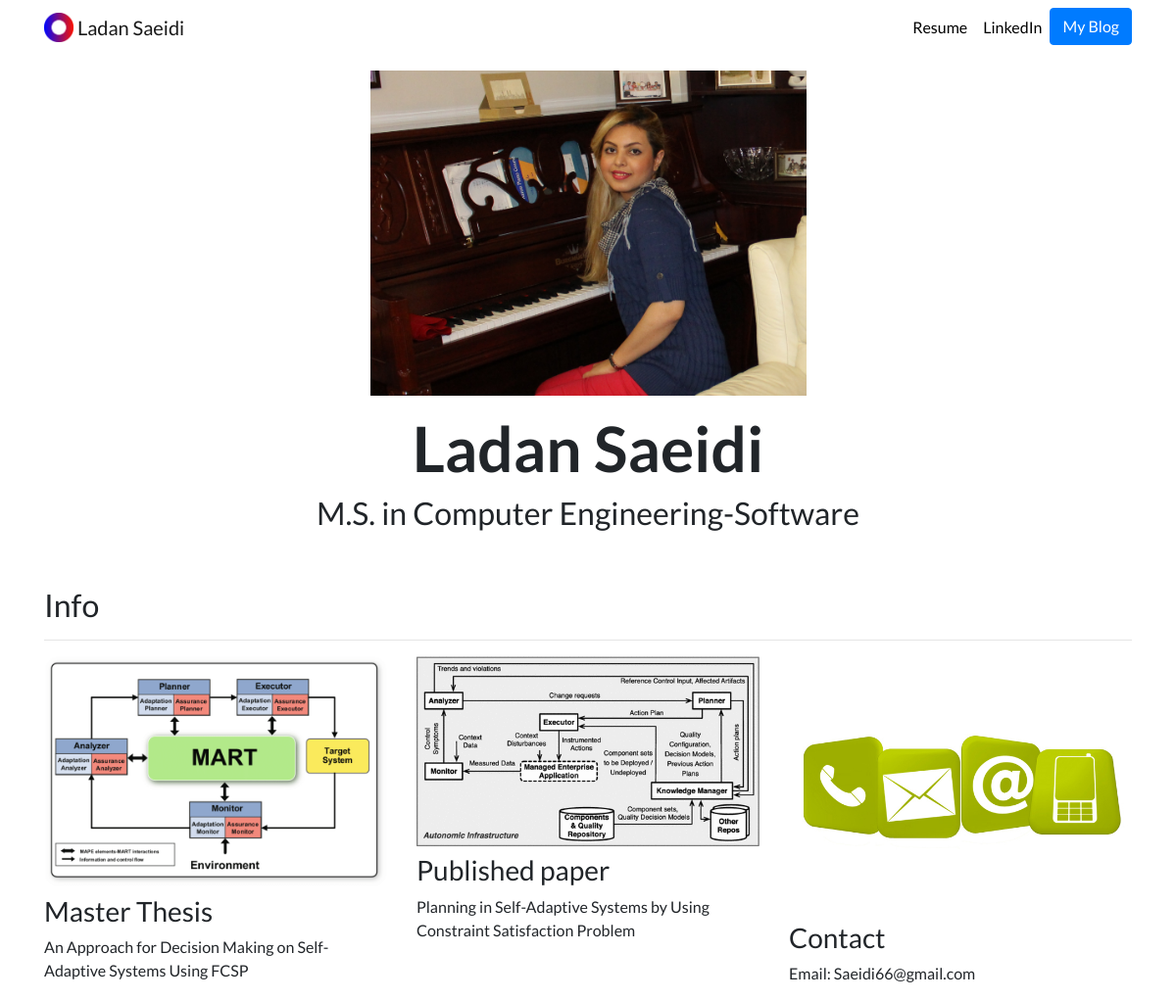
The page / on the database its author committed.
### portfolio/models.py (models this page shows, shortened)
class Project(models.Model):
    title = models.CharField(max_length=100)
    description = models.CharField(max_length=500)
    image = models.ImageField(upload_to='portfolio/images/')
    url = models.URLField(blank=True)
    file = models.FileField(
        upload_to='files',
        storage=press_release_storage,
        blank=True, null=True
    )

### portfolio/views.py (the view)
# urls.py: 2. Add a URL to urlpatterns:  path('', views.home, name='home')
def home(request):
    projects = Project.objects.all()
    return render(request, 'portfolio/home.html', {'projects': projects})

### portfolio/templates/portfolio/home.html
{% extends "portfolio/base.html" %}
{% load static %}
{% block content %}
<div class="row justify-content-center my-3">
  <div class="col-5">
    <img src="{% static 'portfolio/Ladan-pic.JPG' %}" class="img-fluid">
  </div>
</div>
<div class="row justify-content-center mb-3">
  <div class="col-md-9 text-center">
    <h1 id="hometext" class="font-weight-bold">Ladan Saeidi<br><h2>M.S. in Computer Engineering-Software</h2></h1>
  </div>
</div>
<h2 class="mt-5">Info</h2>
<hr>
<div class="row">
  {% for project in projects %}
  <div class="col-lg-4 col-md-6">
    {% if project.url %}
    <a href="{{ project.url }}">
      <img src="{{ project.image.url }}" class="img-fluid mb-2">
    </a>
    {% else %}
    <img src="{{ project.image.url }}" class="img-fluid mb-2">
    {% endif %}
    <h3>{{ project.title }}</h3>
    <p>{{ project.description }}</p>
  </div>
  {% endfor %}
</div>
{% endblock %}

### portfolio/templates/portfolio/base.html (shortened to what this page needs)
{% load static %}
<!doctype html>
<html lang="en">
<head>
  <link rel="stylesheet" href="https://stackpath.bootstrapcdn.com/bootstrap/4.4.1/css/bootstrap.min.css">
  <link rel="stylesheet" href="{% static "portfolio/custom.css" %}">
</head>
<body>
  <nav id="topNav" class="navbar navbar-expand-md navbar-light">
    <div class="container">
      <a class="navbar-brand" href="{% url 'home' %}">
        <img src="{% static "portfolio/Logo.png" %}" width="30" height="30" class="d-inline-block align-top" alt="Nick's Logo">
        <span>Ladan Saeidi</span>
      </a>
      <div class="collapse navbar-collapse text-center" id="navbarNav">
        <ul class="navbar-nav ml-auto">
          <li class="nav-item">
            <a class="nav-link" href="{% static "portfolio/resume2021.pdf" %}">Resume</a>
          </li>
          <li class="nav-item">
            <a class="nav-link" href="https://www.linkedin.com/in/ladan-saeidi-5b2979a7" target="_blank">LinkedIn</a>
          </li>
          <li>
            <a role="button" href="{% url 'blog:all_blogs' %}" class="btn btn-primary">My Blog</a>
          </li>
        </ul>
      </div>
    </div>
  </nav>
  <div class="container">
    {% block content %}{% endblock %}
  </div>
</body>
</html>

### portfolio/static/portfolio/custom.css (style rules this page uses)
.navbar-nav .nav-link { color: rgba(0,0,0,1) !important; }
body { font-family: 'Lato', sans-serif; }
@media (min-width: 992px) { #hometext { font-size: 4rem; } }

### rows shown on the page
Project: image (picture), title "Master Thesis", description "An Approach for Decision Making on Self-Adaptive Systems Using FCSP"
Project: image (picture), title "Published paper", description "Planning in Self-Adaptive Systems by Using Constraint Satisfaction Problem"
Project: image (picture), title "Contact", description "Email: Saeidi66@gmail.com"
